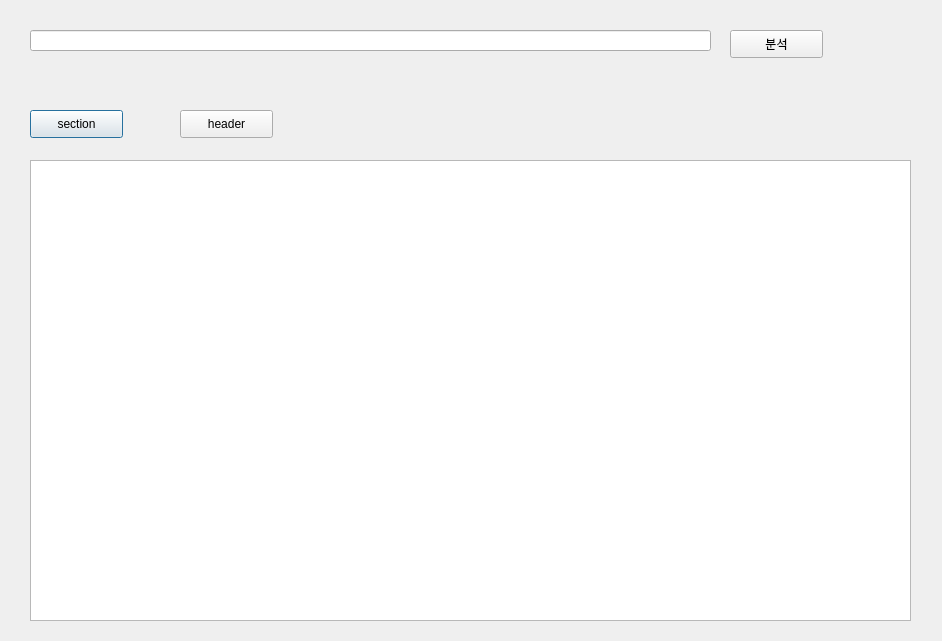
<?xml version="1.0" encoding="UTF-8"?>
<ui version="4.0">
 <class>Dialog</class>
 <widget class="QDialog" name="Dialog">
  <property name="geometry">
   <rect>
    <x>0</x>
    <y>0</y>
    <width>942</width>
    <height>641</height>
   </rect>
  </property>
  <property name="windowTitle">
   <string>Dialog</string>
  </property>
  <widget class="QPushButton" name="pushButton">
   <property name="geometry">
    <rect>
     <x>30</x>
     <y>110</y>
     <width>93</width>
     <height>28</height>
    </rect>
   </property>
   <property name="text">
    <string>section</string>
   </property>
  </widget>
  <widget class="QPushButton" name="pushButton_2">
   <property name="geometry">
    <rect>
     <x>180</x>
     <y>110</y>
     <width>93</width>
     <height>28</height>
    </rect>
   </property>
   <property name="text">
    <string>header</string>
   </property>
  </widget>
  <widget class="QLineEdit" name="lineEdit">
   <property name="geometry">
    <rect>
     <x>30</x>
     <y>30</y>
     <width>681</width>
     <height>21</height>
    </rect>
   </property>
  </widget>
  <widget class="QPushButton" name="inputb">
   <property name="geometry">
    <rect>
     <x>730</x>
     <y>30</y>
     <width>93</width>
     <height>28</height>
    </rect>
   </property>
   <property name="text">
    <string>분석</string>
   </property>
  </widget>
  <widget class="QTextBrowser" name="textBrowser">
   <property name="geometry">
    <rect>
     <x>30</x>
     <y>160</y>
     <width>881</width>
     <height>461</height>
    </rect>
   </property>
  </widget>
 </widget>
 <resources/>
 <connections/>
</ui>
